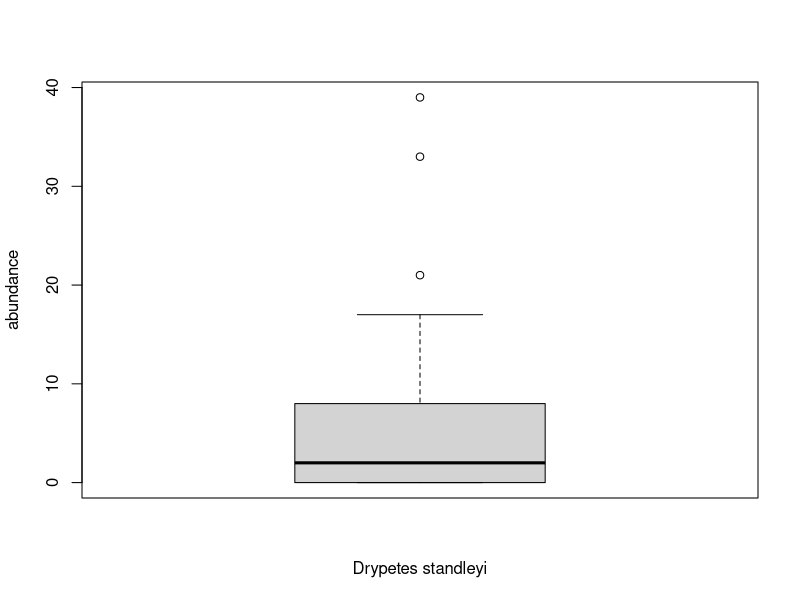
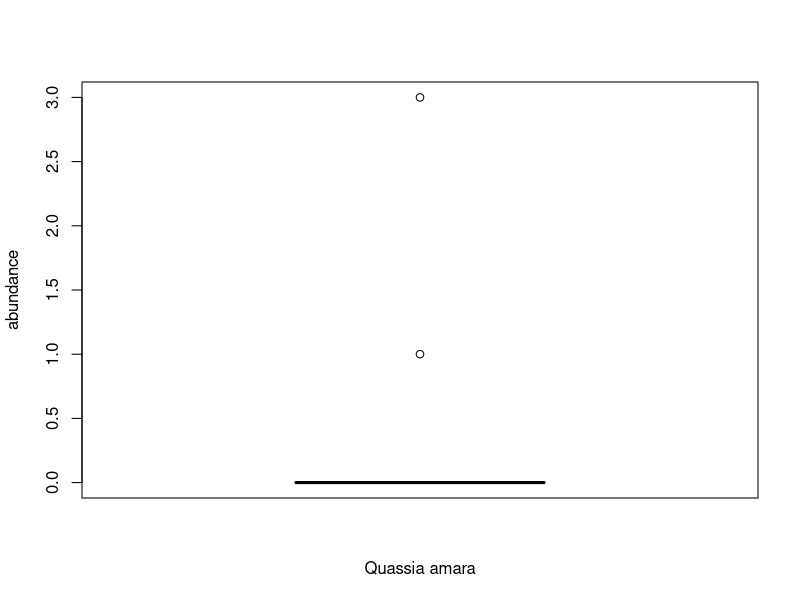
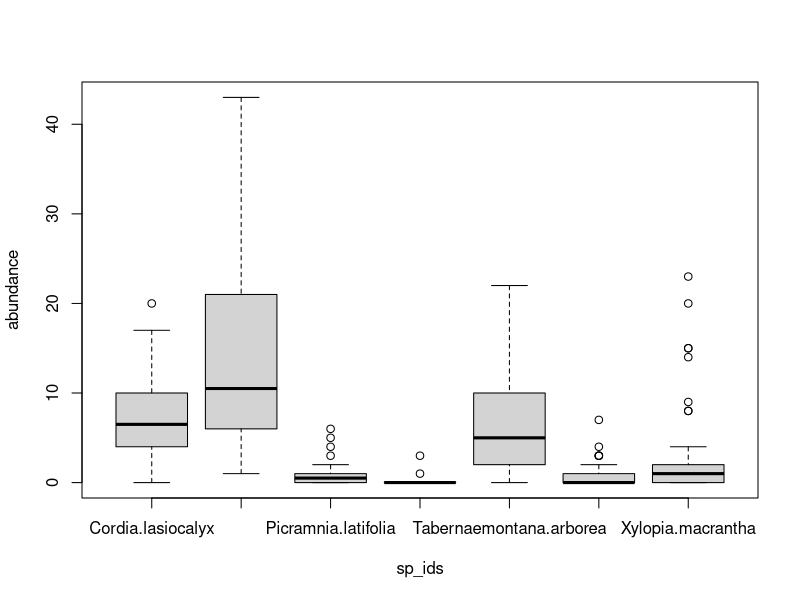

Generate these figures, in order, with R: (Note: this script raises an error after producing the figures.)
## ---- chunk 1
knitr::opts_chunk$set(echo = TRUE)

library(vegan)
data(BCI)
## UTM Coordinates (in metres)
BCI_xy = data.frame(x = rep(seq(625754, 626654, by=100), each=5), 
                    y = rep(seq(1011569,  1011969, by=100), len=50))

## ---- chunk 2
library(vegan)

head(BCI)

head(BCI_xy)

dim(BCI)
dim(BCI_xy)

summary(BCI)

data(BCI)

cols_to_select <- (colSums(BCI))

cols_to_select

summary(cols_to_select)




## ---- chunk 3

sp_id_d.stand <- BCI[1:50, 'Drypetes.standleyi']

sp_ids_b <- BCI[1:50, c('Cordia.lasiocalyx', 'Hirtella.triandra',
           'Picramnia.latifolia', 'Quassia.amara',
           'Tabernaemontana.arborea', 'Trattinnickia.aspera', 
           'Xylopia.macrantha')]


sp_ids_all <- BCI[1:50, c('Cordia.lasiocalyx', 'Drypetes.standleyi', 'Hirtella.triandra',
           'Picramnia.latifolia', 'Quassia.amara',
           'Tabernaemontana.arborea', 'Trattinnickia.aspera', 
           'Xylopia.macrantha')]
sp_id_d.stand <- BCI[1:50, 'Drypetes.standleyi']

sp_id_c.lasi <- BCI[1:50, 'Cordia.lasiocalyx']
sp_id_h.tria <- BCI[1:50, 'Hirtella.triandra']
sp_id_p.lati <- BCI[1:50, 'Picramnia.latifolia']
sp_id_q.amara <- BCI[1:50, 'Quassia.amara']
sp_id_t.arbor <- BCI[1:50, 'Tabernaemontana.arborea']
sp_id_t.asp <- BCI[1:50, 'Trattinnickia.aspera']
sp_id_x.mac <- BCI[1:50, 'Xylopia.macrantha']
summary(sp_id_d.stand)
summary(sp_ids_b)

boxplot(sp_id_d.stand,
     xlab='Drypetes standleyi', ylab='abundance')

boxplot(sp_id_q.amara,
        xlab='Quassia amara', ylab='abundance')

boxplot(sp_ids_b,
        xlab='sp_ids', ylab='abundance')

mod_1_predict <- gls(sp_id_d.stand ~ sp_id_q.amara, data = BCI_xy)

summary(mod_1_predict)

mod_all_lm <- lm(formula = sp_id_d.stand ~ sp_id_c.lasi + sp_id_h.tria + sp_id_p.lati + sp_id_q.amara + sp_id_t.arbor + sp_id_t.asp + sp_id_x.mac)


mod_all_predict <- glm(formula = sp_id_d.stand ~ sp_id_c.lasi + sp_id_h.tria + sp_id_p.lati + sp_id_q.amara + sp_id_t.arbor + sp_id_t.asp + sp_id_x.mac)

summary(mod_all_lm)
summary(mod_all_predict)






## ---- chunk 4

library(nlme)

mod_1_predict <- gls(sp_id_d.stand ~ sp_id_q.amara, data = BCI_xy)

plot(Variogram(mod_1_predict, form =~ x + y))

maxBCI <- max(BCI) / 2


res_1 <- residuals(mod_1_predict)

res_var_1 <- dist(res)^2 * 0.5

plot(dist(BCI_xy[, c('x', 'y')]), res_var_1)
lines(lowess(dist(BCI_xy[, c('x', 'y')]), res_var_1), col='red', lwd=2)
abline(v = maxBCI, col='red', lwd=3, lty=2)

mod_1 <- update(mod_1_predict, corr=corExp(form=~x + y)) 

plot(Variogram(mod_1, maxDist = maxBCI))
plot(Variogram(mod_1, resType='normalized', maxDist = maxBCI))

mod1_nug <- update(mod_1, corr=corExp(c(0.5, 0.1), form=~x + y, nugget=T))

summary(mod1_nug)

plot(Variogram(mod1_nug, maxDist = maxBCI))

anova(mod_1_predict, mod_1, mod1_nug, test = F)


## ---- chunk 5

library(nlme)

mod_all_predict <- gls(sp_id_d.stand ~ sp_id_c.lasi + sp_id_h.tria + sp_id_p.lati + sp_id_q.amara + sp_id_t.arbor + sp_id_t.asp + sp_id_x.mac, data = BCI_xy)

plot(Variogram(mod_all_predict, form =~ x + y))

res_2 <- residuals(mod_all_predict)
res_var_2 <- dist(res)^2 * 0.5

plot(dist(BCI_xy[, c('x', 'y')]), res_var_2)
lines(lowess(dist(BCI_xy[, c('x', 'y')]), res_var_2), col='red', lwd=2)
abline(v = maxBCI, col='red', lwd=3, lty=2)

mod_all <- update(mod_all_predict, corr=corExp(form=~x + y))

plot(Variogram(mod_all, maxDist = maxBCI))
plot(Variogram(mod_all, resType = 'normalized', maxDist = maxBCI))

mod_all_nug <- update(mod_all, corr=corExp(c(0.5, 0.1), form=~x + y, nugget = T))

summary(mod_all_nug)

plot(Variogram(mod_all_nug, maxDist = maxBCI))

anova(mod_all_predict, mod_all, mod_all_nug, test = F)







